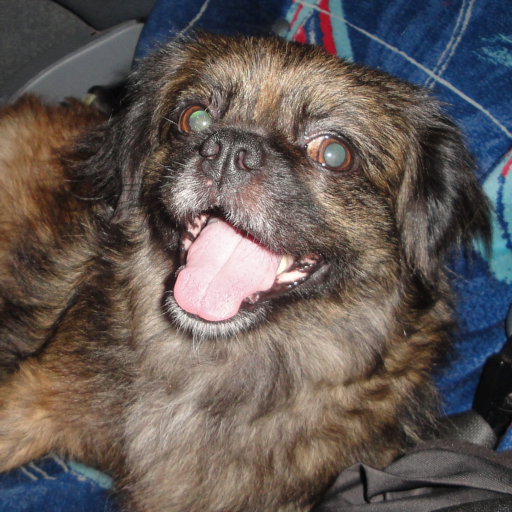
#> input picture pdi/01-09-2023-practica-opencv/chicky_512.png, 512 x 512 px
$ jupyter execute --allow-errors opencv.ipynb   (shell and % lines are left out)
#> lines starting #> are read from the running program, lines starting #| are printed output that depends on the picture
[cell 1]
import cv2 as cv
import numpy as np

[cell 2]
img = cv.imread(r'chicky_512.png')
#> img is the input picture: shape (512, 512, 3); mean B, G, R 85.8, 89.1, 98.5
#
# opencv BGR
# plt RGB

[cell 3]
type(img)

[cell 4]
img[0]
#> Out = 512 rows, first 8: [64, 62, 64], [64, 62, 64], [62, 62, 65], [62, 64, 65], [62, 64, 65], [60, 64, 62], [61, 66, 62], [62, 66, 61]

[cell 5]
img.shape
#> Out = (512, 512, 3)

[cell 6]
img.size
#> Out = 786432

[cell 7]
img.dtype

[cell 8]
# no ejecutar
# cv.imshow('image', img)

[cell 9]
import matplotlib.pyplot as plt
plt.imshow(img)

[cell 10]
# a partir de aquí 04-09-2023
# para transformar de BGR a RGB
# (::-1) para voltear la lista, se invierte el orden de los canales
plt.imshow(img[:,:, ::-1],)

# transformación de espacio de color

[cell 11]
# hay función en opencv para transformar de espacios de colores
img = cv.cvtColor(img, cv.COLOR_BGR2RGB)  # BGR a RGB
plt.imshow(img)

[cell 12]
# cmap = "viridis" por defecto (para escala de grises útlil específicamente para daltónicos)
# cmap = "gray" para escala de grises, la matriz va a tener colores entre 0 y 255.

plt.imshow(img[:,:, 0],cmap="gray")
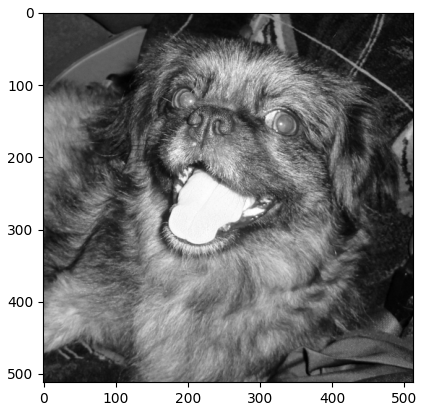
#> figure drawn by matplotlib, 1 panel

[cell 13]
# acceder a pixel específico
img[0,0,0]
#> Out = 64

[cell 14]
# acceder a las primeras 200 filas y 400 columnas en todos los canales
plt.imshow(img[220:400,220:400,0],cmap="gray")
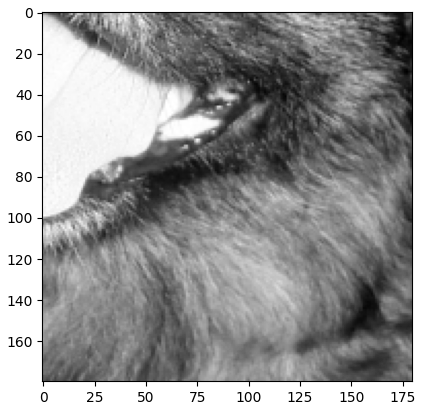
#> figure drawn by matplotlib, 1 panel

[cell 15]
cv.IMREAD_GRAYSCALE

[cell 16]
# cargar solo un canal de color
# cv.IMREAD_GRAYSCALE = 0
pez_feliz = cv.imread(r"../OpenCV-images/HappyFish.jpg", 0)
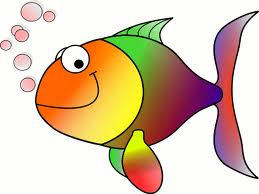
#> input picture pdi/OpenCV-images/HappyFish.jpg, 259 x 194 px
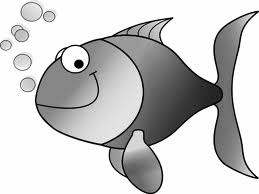
#> pez_feliz: shape (194, 259); min 0, max 255, mean 200.4

[cell 17]
pez_feliz.shape
#> Out = (194, 259)

[cell 18]
plt.imshow(pez_feliz, cmap="gray")

[cell 19]
# visito pixel a pixel la imagen y muestro su color
filas, columnas = pez_feliz.shape
#> filas = 194; columnas = 259

#> (the rest of this cell did not finish here and is left out)

# Guardar imagen recortada

[cell 20]
# guardar matplotlib
# imsave asume que ya está listo para guardarse
plt.imsave("prueba_matplotlib.png", img[220:400,220:400,2]) # sería necesario añadir cmap="gray"
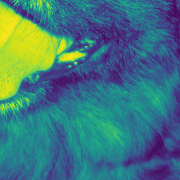
#> saved as prueba_matplotlib.png: shape (180, 180, 3); mean R, G, B 65.1, 118.8, 125

[cell 21]
# guardar opencv
# como solo es una matriz, no tiene información de color, la guarda en escala de grises
cv.imwrite("prueba_opencv.png", img[220:400,220:400,2])
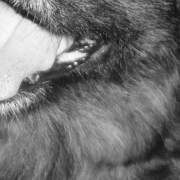
#> saved as prueba_opencv.png: shape (180, 180); min 18, max 250, mean 114.1
#> Out = True

# Crear una imagen negra

[cell 22]
# solo hay un canal
zeros = np.zeros((300,300), dtype=np.uint8)
plt.imshow(zeros, cmap="gray")
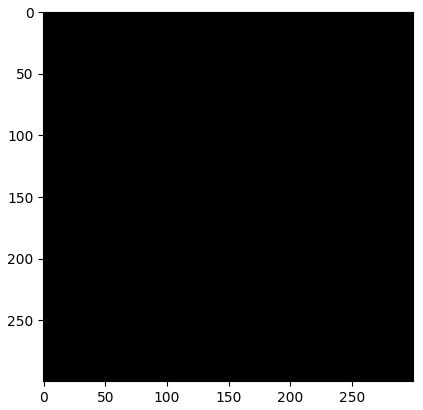
#> figure drawn by matplotlib, 1 panel

[cell 23]
np.ones((300,300), dtype=np.uint8)*255

[cell 24]
cv.imwrite("blanca.jpg",np.ones((300,300), dtype=np.uint8)*255)
